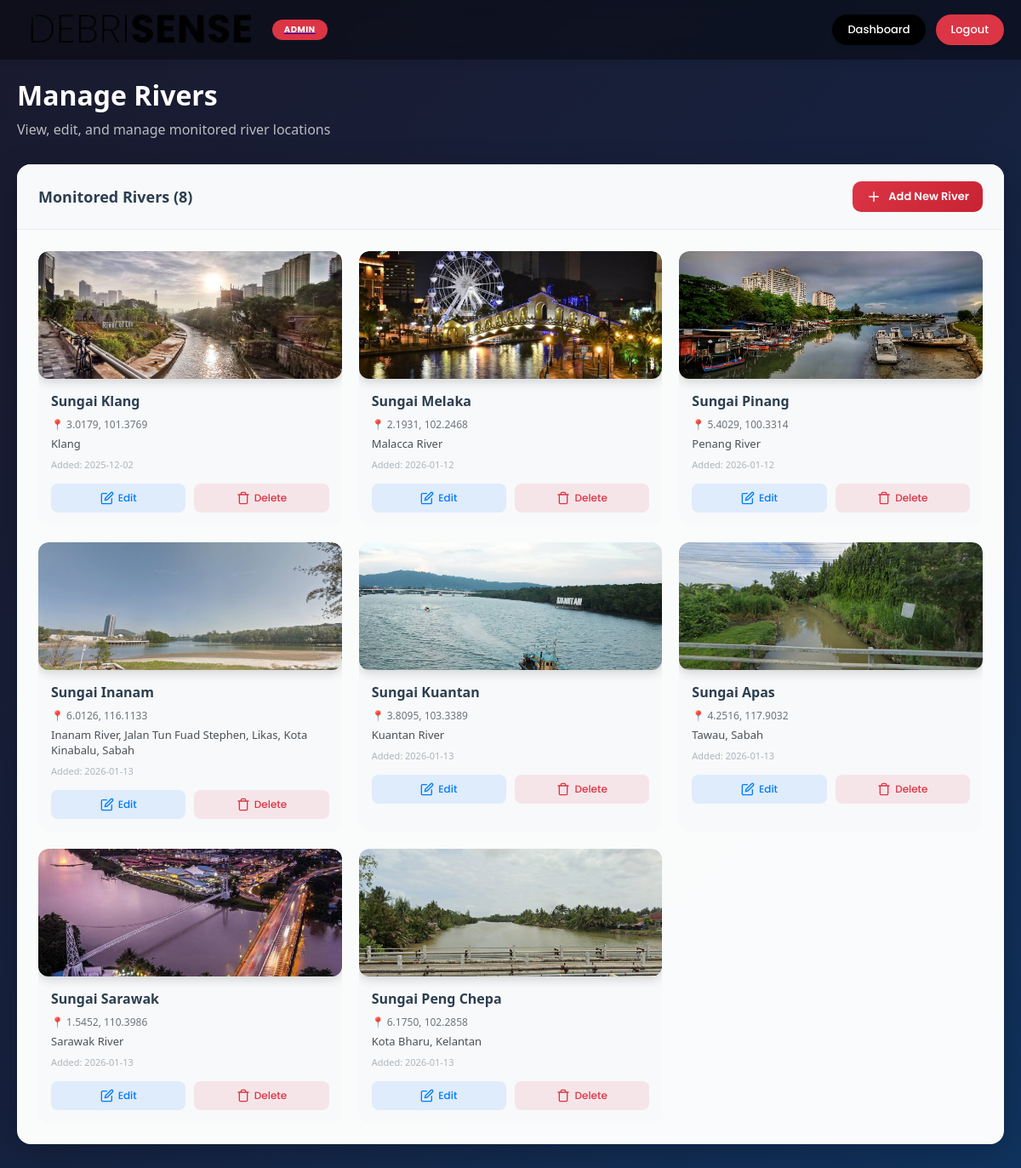
The app's page /admin/rivers (signed in) with its own data.
### models.py (models this page shows, shortened)
class River(db.Model):
    __tablename__ = 'rivers'
    id = db.Column(db.Integer, primary_key=True)
    name = db.Column(db.String(150), nullable=False)
    latitude = db.Column(db.Float, nullable=False)
    longitude = db.Column(db.Float, nullable=False)
    info = db.Column(db.Text, nullable=True)
    image = db.Column(db.String(255), nullable=True)
    admin_id = db.Column(db.Integer, db.ForeignKey('admins.id'), nullable=True)
    date_added = db.Column(db.DateTime, default=datetime.utcnow)
    is_active = db.Column(db.Boolean, default=True)
    state = db.Column(db.String(100), nullable=True)  # Malaysian state
    district = db.Column(db.String(100), nullable=True)
    land_use = db.Column(db.String(50), nullable=True, default='urban')

### app.py (the view)
@app.route('/admin/rivers')
@admin_required
def admin_rivers():
    rivers = River.query.all()
    return render_template('admin_rivers.html', rivers=rivers, admin=current_user)

### app.py (called while the page is built)
@login_manager.user_loader
def load_user(user_id):
    if user_id.startswith('admin_'):
        admin_id = int(user_id.replace('admin_', ''))
        return Admin.query.get(admin_id)
    elif user_id.startswith('user_'):
        ngo_id = int(user_id.replace('user_', ''))
        return User.query.get(ngo_id)
    return None

def admin_required(f):
    @wraps(f)
    def decorated_function(*args, **kwargs):
        if not current_user.is_authenticated:
            flash('Please log in as admin to access this page.', 'warning')
            return redirect(url_for('admin_login'))
        if not isinstance(current_user, Admin):
            flash('Access denied. Admin privileges required.', 'error')
            return redirect(url_for('index'))
        return f(*args, **kwargs)
    return decorated_function

### templates/admin_rivers.html (shortened to what this page needs)
<!DOCTYPE html>
<html lang="en">
<head>
    <link rel="stylesheet" href="{{ url_for('static', filename='css/style.css') }}">
    <link rel="stylesheet" href="{{ url_for('static', filename='css/admin.css') }}">
    <link rel="stylesheet" href="{{ url_for('static', filename='css/admin_pages.css') }}">
</head>
<body class="admin-page">
    <nav class="navbar admin-navbar">
        <div class="navbar-container">
            <a href="{{ url_for('admin_dashboard') }}" class="navbar-logo">
                <img src="{{ url_for('static', filename='img/debrisenseLogo.png') }}" alt="DebriSense Logo">
                <span class="admin-badge">ADMIN</span>
            </a>
            <div class="navbar-actions">
                <a href="{{ url_for('admin_dashboard') }}" class="navbar-btn">Dashboard</a>
                <a href="{{ url_for('admin_logout') }}" class="navbar-btn logout-btn">Logout</a>
            </div>
        </div>
    </nav>
    <main class="admin-content">
        <div class="admin-container">
            <div class="page-header">
                <h1>Manage Rivers</h1>
                <p>View, edit, and manage monitored river locations</p>
            </div>
            <div class="admin-card">
                <div class="card-header">
                    <h2>Monitored Rivers ({{ rivers|length }})</h2>
                    <a href="{{ url_for('admin_dashboard') }}" class="btn-primary btn-small">
                        <svg class="btn-icon" viewBox="0 0 24 24" fill="none"><path d="M12 5V19M5 12H19" stroke="currentColor" stroke-width="2" stroke-linecap="round" stroke-linejoin="round"/></svg>
                        Add New River
                    </a>
                </div>
                <div class="card-body">
                    {% if rivers %}
                    <div class="rivers-grid">
                        {% for river in rivers %}
                        <div class="river-card" data-river-id="{{ river.id }}">
                            <div class="river-image">
                                {% if river.image %}
                                    <img src="{{ url_for('static', filename='img/rivers/' + river.image) }}" alt="{{ river.name }}">
                                {% else %}
                                    <div class="river-placeholder">🌊</div>
                                {% endif %}
                            </div>
                            <div class="river-info">
                                <h3>{{ river.name }}</h3>
                                <p class="river-coords">📍 {{ "%.4f"|format(river.latitude) }}, {{ "%.4f"|format(river.longitude) }}</p>
                                <p class="river-desc">{{ river.info or 'No description' }}</p>
                                <p class="river-date">Added: {{ river.date_added.strftime('%Y-%m-%d') if river.date_added else 'N/A' }}</p>
                            </div>
                            <div class="river-actions">
                                <button class="action-btn edit-btn" onclick="openEditModal({{ river.id }}, '{{ river.name }}', {{ river.latitude }}, {{ river.longitude }}, '{{ river.info or '' }}')">
                                    Edit
                                </button>
                                <button class="action-btn delete-btn" onclick="deleteRiver({{ river.id }}, '{{ river.name }}')">
                                    Delete
                                </button>
                            </div>
                        </div>
                        {% endfor %}
                    </div>
                    {% endif %}
                </div>
            </div>
        </div>
    </main>
</body>
</html>

### static/css/style.css (style rules this page uses)
* { margin: 0; padding: 0; box-sizing: border-box; }
html, body { min-height: 100%; width: 100%; font-family: 'Segoe UI', Tahoma, Geneva, Verdana, sans-serif; overflow-x: hidden; }
html:not(:has(#map)), body:not(:has(#map)) { overflow-y: auto; }
.navbar { position: fixed; top: 0; left: 0; width: 100%; height: 70px; background: rgba(255, 255, 255, 0.95); box-shadow: 0 2px 10px rgba(0, 0, 0, 0.1); z-index: 1000; -webkit-backdrop-filter: blur(10px); backdrop-filter: blur(10px); }
.navbar-container { display: flex; align-items: center; justify-content: space-between; height: 100%; padding: 0 20px; max-width: 100%; }
.navbar-logo { display: flex; align-items: center; }
.navbar-logo img { height: 50px; width: auto; object-fit: contain; }
.navbar-btn { background-color: #000000; color: #ffffff; font-family: 'Poppins', sans-serif; font-size: 14px; font-weight: 500; padding: 12px 28px; border: none; border-radius: 50px; cursor: pointer; transition: all 0.3s ease; box-shadow: 0 2px 8px rgba(0, 0, 0, 0.15); text-decoration: none; display: inline-flex; align-items: center; justify-content: center; }
.river-image { width: 100%; height: auto; max-height: 400px; object-fit: contain; background: #f8f9fa; border-radius: 12px; box-shadow: 0 4px 12px rgba(0, 0, 0, 0.15); transition: transform 0.3s ease; }

### static/css/admin.css (style rules this page uses)
.admin-badge { display: inline-block; background: #dc3545; color: white; font-size: 10px; font-weight: 700; padding: 4px 14px; border-radius: 20px; margin-left: 10px; font-family: 'Poppins', sans-serif; letter-spacing: 0.5px; }
.navbar-actions { display: flex; gap: 12px; align-items: center; }
.navbar-actions .navbar-btn { font-size: 13px; padding: 8px 18px; }
.logout-btn { background-color: #dc3545 !important; }
.action-btn { width: 100%; background: #000000; color: white; border: none; padding: 10px 20px; border-radius: 8px; font-family: 'Poppins', sans-serif; font-weight: 500; cursor: pointer; transition: all 0.3s ease; }
.btn-primary, .btn-secondary { padding: 12px 28px; border-radius: 50px; font-family: 'Poppins', sans-serif; font-weight: 600; font-size: 14px; cursor: pointer; transition: all 0.3s ease; border: none; }
.btn-primary { background: #000000; color: white; }

### records on screen
River: image (picture), name "Sungai Klang", latitude "3.0179", longitude "101.3769", info "Klang", date_added "2025-12-02"
River: image (picture), name "Sungai Melaka", latitude "2.1931", longitude "102.2468", info "Malacca River", date_added "2026-01-12"
River: image (picture), name "Sungai Pinang", latitude "5.4029", longitude "100.3314", info "Penang River", date_added "2026-01-12"
River: image (picture), name "Sungai Inanam", latitude "6.0126", longitude "116.1133", info "Inanam River, Jalan Tun Fuad Stephen, Likas, Kota Kinabalu, Sabah", date_added "2026-01-13"
River: image (picture), name "Sungai Kuantan", latitude "3.8095", longitude "103.3389", info "Kuantan River", date_added "2026-01-13"
River: image (picture), name "Sungai Apas", latitude "4.2516", longitude "117.9032", info "Tawau, Sabah", date_added "2026-01-13"
River: image (picture), name "Sungai Sarawak", latitude "1.5452", longitude "110.3986", info "Sarawak River", date_added "2026-01-13"
River: image (picture), name "Sungai Peng Chepa", latitude "6.1750", longitude "102.2858", info "Kota Bharu, Kelantan", date_added "2026-01-13"

### other values on screen
{{ rivers|length }} "8"
